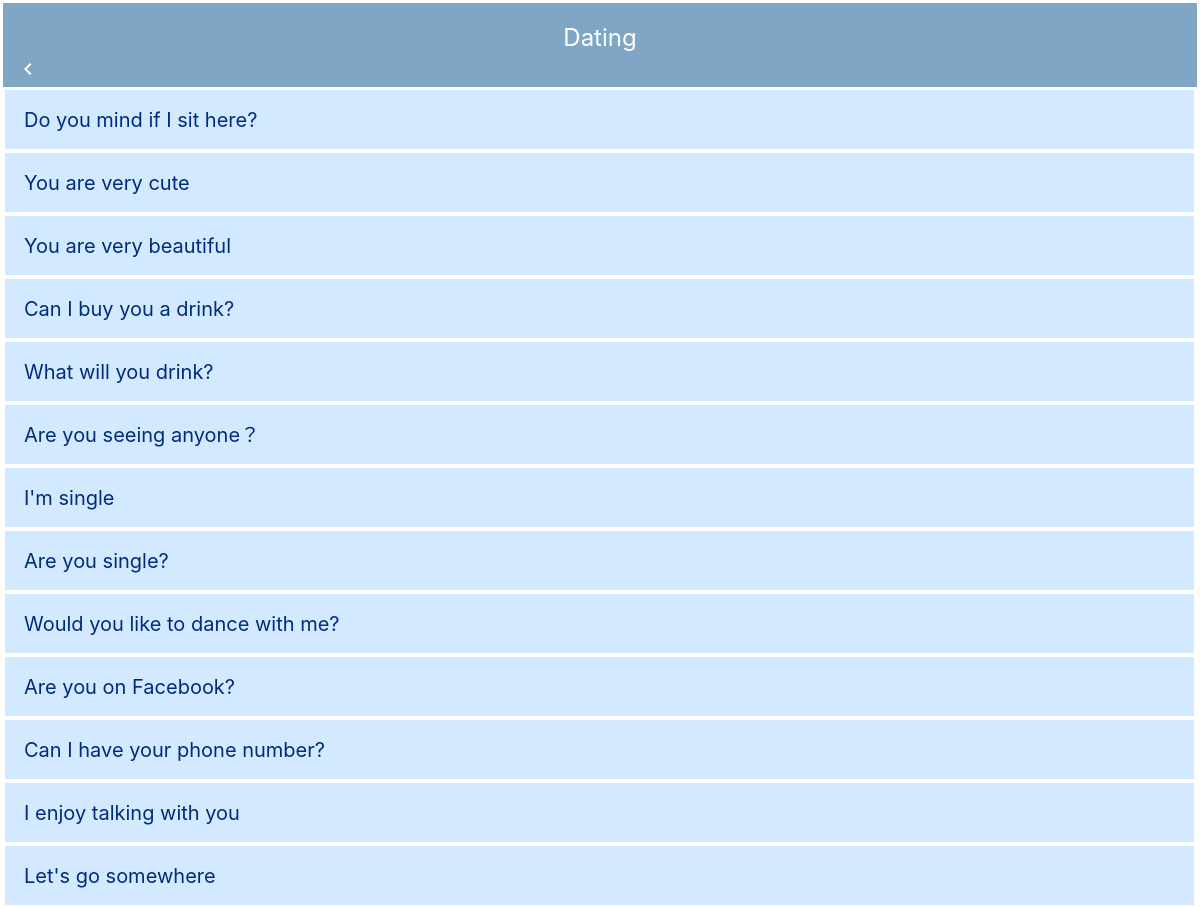
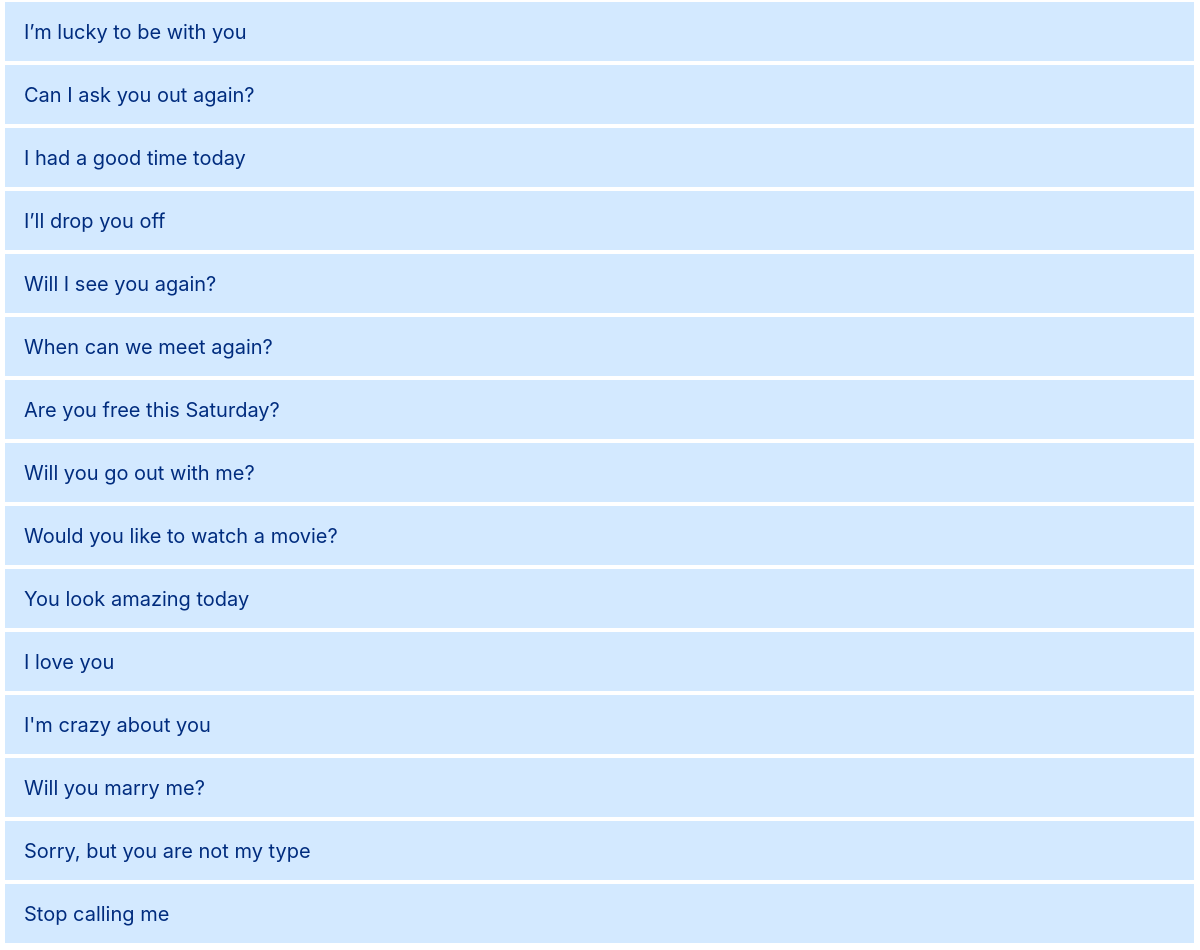
The page /scene_9 on the database its author committed (2 pictures, top to bottom).
### tables this page shows
CREATE TABLE "dating" (
	"id"	INTEGER,
	"english"	TEXT,
	"japanese"	TEXT,
	"pronunciation"	TEXT,
	PRIMARY KEY("id" AUTOINCREMENT)
);

### app.py (the view)
@app.route("/scene_9")
def scene_9():
    conn = sqlite3.connect("scene_words.db")
    c = conn.cursor()
    word_info = []
    c.execute('SELECT id, english, japanese, pronunciation from dating ORDER BY id')
    for row in c.fetchall():
        word_info.append({"id":row[0],"english":row[1],"japanese":row[2],"pronunciation":row[3]})
    c.close()
    print(word_info)
    return render_template("scene_9.html", html_word_info = word_info)

### templates/scene_9.html (shortened to what this page needs)
{% extends 'scene_base.html' %}
{% block content %}
<body>
    <header>
        <h3>Dating</h3>
        <ul>
            <li><a class="material-icons" href="/">chevron_left</a></li>
        </ul>
    </header>
    <article>
        {% for item in html_word_info %}
        <ul class="menu">
            <li class="menu__item">
                <a class="menu__item__link js-menu__item__link" href="">{{item["english"]}}</a>
            </li>
        </ul>
        {% endfor %}
    </article>
</body>
{% endblock %}

### static/style_scene.css (style rules this page uses)
html, body, div, span, applet, object, iframe, h1, h2, h3, h4, h5, h6, p, blockquote, pre, a, abbr, acronym, address, big, cite, code, del, dfn, em, img, ins, kbd, q, s, samp, small, strike, strong, sub, sup, tt, var, b, u, i, center, dl, dt, dd, ol, ul, li, fieldset, form, label, legend, table, caption, tbody, tfoot, thead, tr, th, td, article, aside, canvas, details, embed, figure, figcaption, footer, header, hgroup, menu, nav, output, ruby, section, summary, time, mark, audio, video { margin: 0; padding: 1.5px; border: 0; font-size: 100%; font: inherit; vertical-align: baseline; }
article, aside, details, figcaption, figure, footer, header, hgroup, menu, nav, section { display: block; }
body { line-height: 1; }
ol, ul { list-style: none; }
html { overflow-y: scroll; }
header { background-color: #80A6C5; width: 100%; }
header h3 { width: fit-content; color: white; margin: 0 auto; font-size: 24px; padding-top: 20px; }
.material-icons { color: white; padding-left: 10px; }
.menu__item { background: #d3e9ff; color: white; cursor: pointer; display: block; margin-bottom: 1px; position: relative; border-bottom-color: #22669e; }
.menu__item__link { color: rgb(0, 44, 126); display: block; padding: 18px; font-size: 20px; }

### rows shown on the page
dating: english "Do you mind if I sit here?"
dating: english "You are very cute"
dating: english "You are very beautiful"
dating: english "Can I buy you a drink?"
dating: english "What will you drink?"
dating: english "Are you seeing anyone？"
dating: english "I'm single"
dating: english "Are you single?"
dating: english "Would you like to dance with me?"
dating: english "Are you on Facebook?"
dating: english "Can I have your phone number?"
dating: english "I enjoy talking with you"
dating: english "Let's go somewhere"
dating: english "I’m lucky to be with you"
dating: english "Can I ask you out again?"
dating: english "I had a good time today"
dating: english "I’ll drop you off"
dating: english "Will I see you again?"
dating: english "When can we meet again?"
dating: english "Are you free this Saturday?"
dating: english "Will you go out with me?"
dating: english "Would you like to watch a movie?"
dating: english "You look amazing today"
dating: english "I love you"
dating: english "I'm crazy about you"
dating: english "Will you marry me?"
dating: english "Sorry, but you are not my type"
dating: english "Stop calling me"
